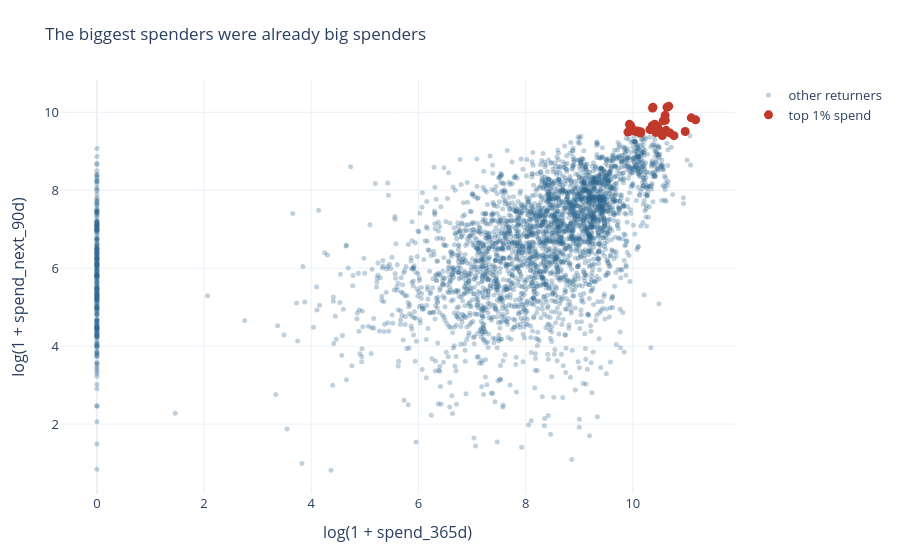

The cell this chart's notebook holds for it:
### Code cell
fig = go.Figure()
fig.add_scatter(x=np.log1p(returned.loc[~top, "spend_365d"]), y=np.log1p(spend[~top]), mode="markers",
                marker=dict(size=5, color=BLUE, opacity=0.3), name="other returners")
fig.add_scatter(x=np.log1p(returned.loc[top, "spend_365d"]), y=np.log1p(spend[top]), mode="markers",
                marker=dict(size=9, color=RED), name="top 1% spend")
fig.update_layout(title="The biggest spenders were already big spenders", height=550,
                  xaxis_title="log(1 + spend_365d)", yaxis_title="log(1 + spend_next_90d)")
fig.show()

### Figure 1 — Plotly figure (JSON) as saved in the notebook; plotly's stock layout.template omitted (floating-point values rounded to 4 significant figures; data arrays with more than 128 entries replaced by an {"elided": "..."} marker saying what was removed)
{"data": [{"marker": {"color": "#2f6690", "opacity": 0.3, "size": 5}, "mode": "markers", "name": "other returners", "type": "scatter", "x": {"elided": "3524 float values"}, "y": {"elided": "3524 float values"}}, {"marker": {"color": "#c0392b", "size": 9}, "mode": "markers", "name": "top 1% spend", "type": "scatter", "x": [10.06, 10.69, 11.17, 10.42, 10.36, 10.32, 10.47, 9.987, 10.57, 10.62, 10.64, 10.07, 10.42, 10.77, 10.38, 10.37, 10.98, 10.61, 9.998, 11.09, 9.937, 10.09, 10.55, 10.15, 9.909, 10.47, 10.39, 10.43, 10.43, 10.6, 10.67, 10.41, 10.15, 9.962, 10.45, 10.44], "y": [9.506, 9.471, 9.806, 9.517, 9.655, 9.553, 9.532, 9.561, 9.779, 9.537, 10.13, 9.518, 9.523, 9.401, 10.13, 10.11, 9.506, 9.794, 9.532, 9.857, 9.691, 9.515, 9.403, 9.469, 9.491, 9.604, 9.64, 9.484, 9.659, 9.921, 10.15, 9.696, 9.503, 9.648, 9.596, 9.495]}], "layout": {"height": 550, "title": {"text": "The biggest spenders were already big spenders"}, "xaxis": {"title": {"text": "log(1 + spend_365d)"}}, "yaxis": {"title": {"text": "log(1 + spend_next_90d)"}}}}
